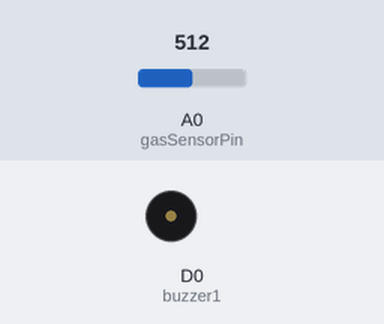
This sketch was run on a simulated ESP8266 (NodeMCU). Parts: buzzer (waves = sounding, pin HIGH). Inputs (shaded band) come from the test bench; at power-on: A0 (gasSensorPin) = 512. WiFi joins after 1.5 s; servers stay silent unless stated; what the sketch prints to the serial monitor is not drawn.

Above: at 2.15 s.
Timing chart, 0 to 3.8 s (numbered marks = the images above):
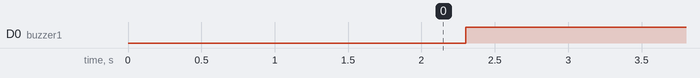

Measured:
- by itself, D0 (buzzer1): LOW → HIGH at 2.3 s

The sketch:

_leankage_system.ino
```cpp
#include <ESP8266WiFi.h>
#include <ThingSpeak.h>

// Replace with your network credentials
const char* ssid = "Sophiya";
const char* password = "sophiya8";

// ThingSpeak settings
unsigned long myChannelNumber = 3091154;
const char* myWriteAPIKey = "W8L3K2VYLPO6X7UA";

WiFiClient client;

// Gas Sensor connected to analog pin
int gasSensorPin = A0; // ESP32 ADC pin (adjust if different)
int buzzer1 = D0;

void setup() {
  Serial.begin(115200);
  WiFi.begin(ssid, password);

  Serial.print("Connecting to WiFi");
  while (WiFi.status() != WL_CONNECTED) {
    delay(1000);
    Serial.print(".");
  }
  Serial.println("\nConnected to WiFi");

  ThingSpeak.begin(client);
  pinMode(buzzer1, OUTPUT);
  digitalWrite(buzzer1, LOW);

}

void loop() {
  // Read sensor value
  int gasValue = analogRead(A0);

  float gasPPM = map(gasValue, 0, 1023, 0, 1000);
  // mapping to ppm range (0–1000 ppm) – adjust depending on your sensor calibration

  Serial.print("Gas Sensor Value: ");
  Serial.println(gasPPM);

  // Write to ThingSpeak (field1)
  int response = ThingSpeak.writeField(myChannelNumber, 1, gasPPM, myWriteAPIKey);

  if (response == 200) {
    Serial.println("Data uploaded to ThingSpeak successfully");
  } else {
    Serial.print("Error uploading data. HTTP error code: ");
    Serial.println(response);
  }
  if(gasPPM > 100)
  {
    digitalWrite(buzzer1,HIGH);
    Serial.println("Gas level HIGH!!!");
  }
  else{
    digitalWrite(buzzer1, LOW);
  }
  delay(3000); // ThingSpeak allows updates every 15 seconds
}
```
